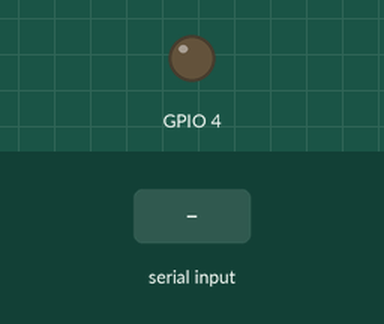
This sketch was run on a simulated ESP32. On the bench: output pins drawn as LEDs (lit = HIGH). The test bench sets the inputs (shaded band).

Above: at 1.2 s.
1.3 s: "1" received over the second serial link
At 1.9 s:
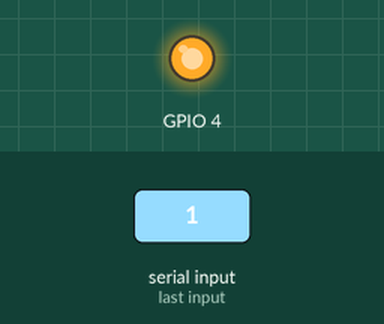
Timing chart, 0 to 4.3 s (numbered marks = the images above; inputs shaded):
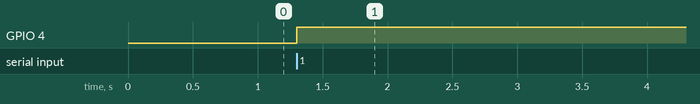

The sketch:

CANSAT_UART_ESP32.ino
```cpp
#define RXp2 3 // Rx de ESP 32 CAM
#define TXp2 1 // Tx de ESP 32 CAM

int valor = 0;

void setup() {
  // put your setup code here, to run once:
  // Serial.begin(115200);
  Serial2.begin(9600, SERIAL_8N1, RXp2, TXp2);

  pinMode(4,OUTPUT);

}

void loop() {

  if (Serial2.available() > 0) {
    // read the incoming byte:
    valor = Serial2.read();
    digitalWrite(4,valor);
  }
  delay(100);
}
```

Measured:
- after the input at 1.3 s, GPIO 4: LOW → HIGH at once
